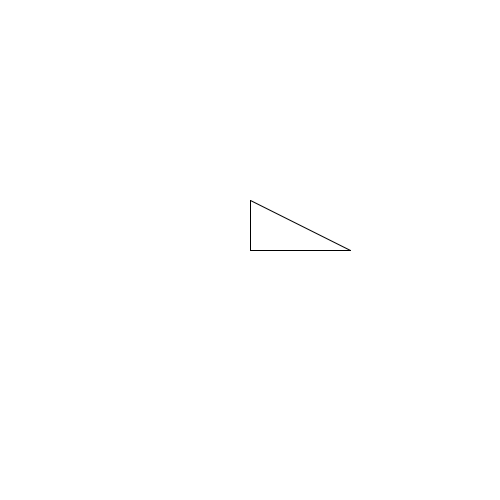
Frame 1 (no input)
Frame 60 (the mouse pressed at the canvas centre just before this capture): identical to frame 1, image omitted
Frame 120 (the mouse held since frame 60 and released just before this capture): identical to frame 1, image omitted

The Processing sketch that drew this single still picture (run headless with seeded random() and noise(); from frame 60 on, the mouse is pressed at the canvas centre):

// Processing sketch: sketch_9_8__triangle_File
// ── sketch_9_8__triangle_File.pde
void setup(){
  size(500,500);
  
}

void draw(){
  background(255,255,255);
  //triangle(100,100,100,100,100,100);
  stroke(0,0,0);
  tekenDriehoek(350,250,250,200,250,250);
}


void tekenDriehoek(int x1, int y1, int x2, int y2, int x3, int y3) {
    
   //bottom line
   line(x1, y1, x3, y3);
   // top line
   line(x1, y1, x2, y2);
   // left line
   line(x3, y3, x2, y2);
}
